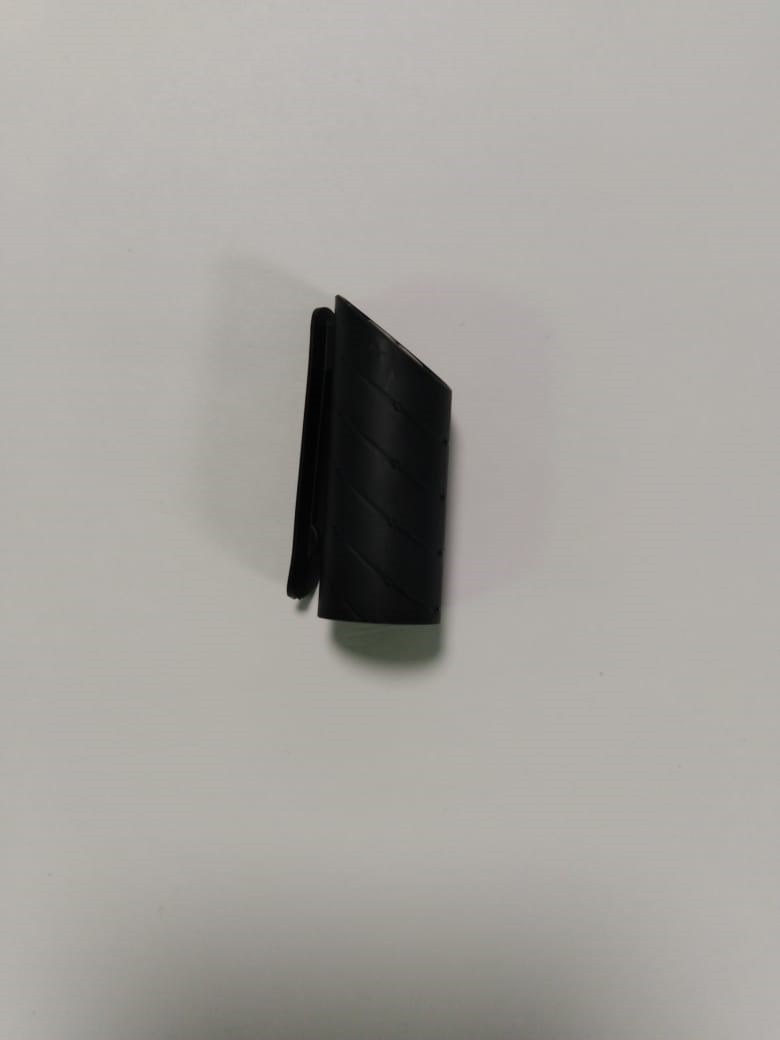
#> input picture label.jpg, 780 x 1040 px
$ python 'Доп.py'
#> lines starting #> are read from the running program, lines starting #| are printed output that depends on the picture
import cv2

def label_tracking():
    label_img = cv2.imread('label.jpg', cv2.IMREAD_GRAYSCALE)
#> label_img: shape (1040, 780); min 0, max 192, mean 163.2
    if label_img is None:
        print("Error: Unable to load the label image.")
        return

    fly_img = cv2.imread('fly64.png', cv2.IMREAD_UNCHANGED)
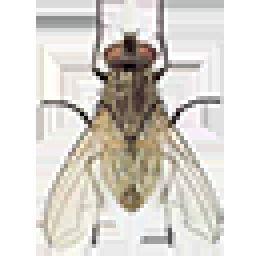
#> input picture fly64.png, 64 x 64 px (shown 4 times larger)
#> fly_img is the input picture: shape (64, 64, 4); mean B, G, R, A 207.7, 213.8, 217.6, 85.9
    if fly_img is None:
        print("Error: Unable to load the fly image.")
        return

    cap = cv2.VideoCapture(0)

    while True:
        ret, frame = cap.read()
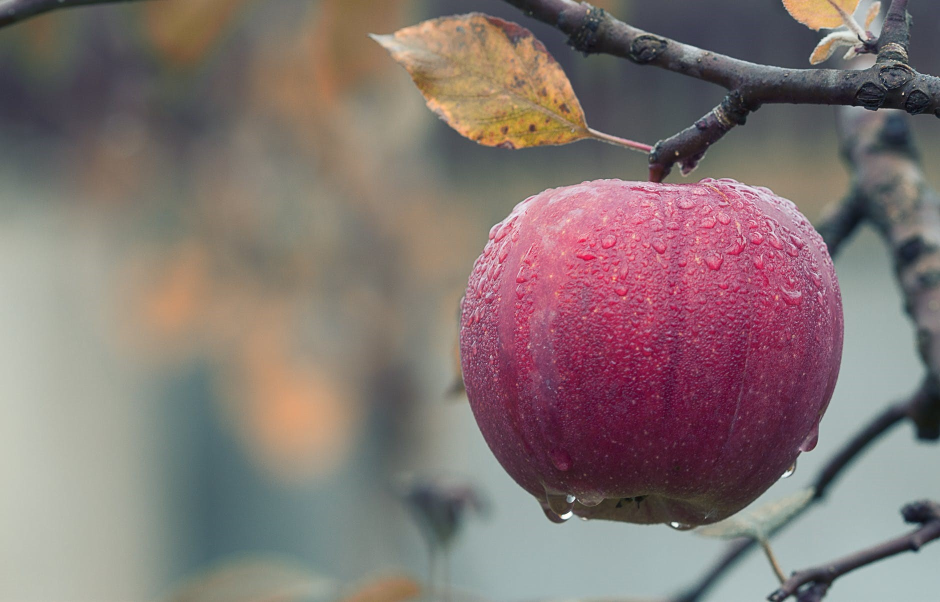
#> input picture variant-3.jpg, 1880 x 1204 px, given in place of the camera (shown at 1/2 size)
#> frame is the input picture: shape (1204, 1880, 3); mean B, G, R 115.3, 117.1, 131.6
        if not ret:
            print("Error: Unable to capture frame from the camera.")
            break

        # Converting frame to grayscale
        gray_frame = cv2.cvtColor(frame, cv2.COLOR_BGR2GRAY)
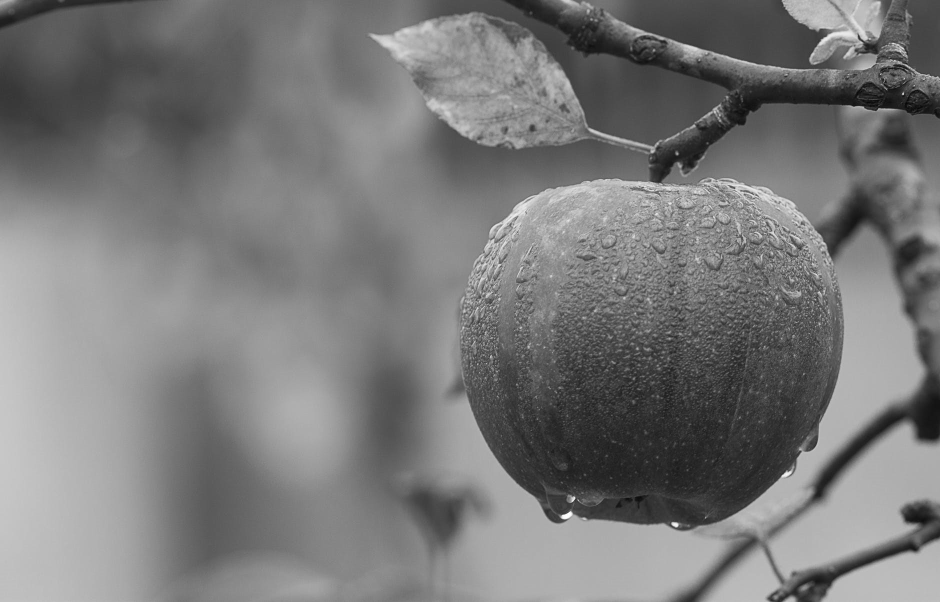
#> gray_frame: shape (1204, 1880) (shown at 1/2 size); min 1, max 255, mean 121.2

        # Matching the template (label) in the frame
        res = cv2.matchTemplate(gray_frame, label_img, cv2.TM_CCOEFF_NORMED)
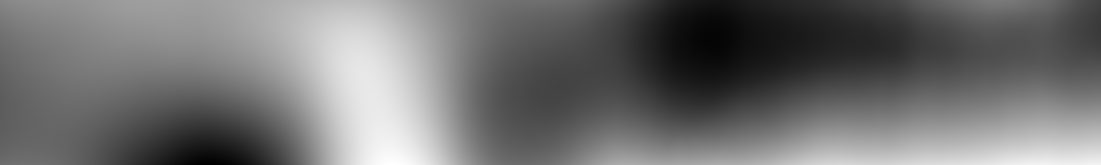
#> res: shape (165, 1101) float32; min -0.206, max 0.033, mean -0.0995; drawn with min black and max white

        # Finding the location of the best match
        _, _, _, max_loc = cv2.minMaxLoc(res)
#> max_loc = (392, 164)

        # Calculating the center of the label
        label_center_x = max_loc[0] + label_img.shape[1] // 2
#> label_center_x = 782
        label_center_y = max_loc[1] + label_img.shape[0] // 2
#> label_center_y = 684

        # Calculating the position of the fly image to align its center with the center of the label
        fly_top_left = (label_center_x - fly_img.shape[1] // 2, label_center_y - fly_img.shape[0] // 2)
#> fly_top_left = (750, 652)
        fly_bottom_right = (fly_top_left[0] + fly_img.shape[1], fly_top_left[1] + fly_img.shape[0])
#> fly_bottom_right = (814, 716)

        # Checking if the fly image is completely within the frame
        if (0 <= fly_top_left[0] < frame.shape[1] and 0 <= fly_top_left[1] < frame.shape[0] and
            0 <= fly_bottom_right[0] < frame.shape[1] and 0 <= fly_bottom_right[1] < frame.shape[0]):

            # Overlaying the fly image on the frame
            overlay_image(frame, fly_img, fly_top_left, fly_bottom_right)
#> in overlay_image, `alpha = overlay[:, :, 3] / 255.0`:
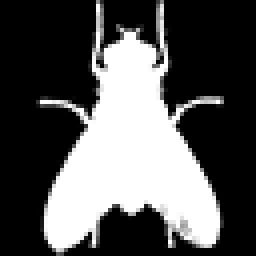
#> alpha: shape (64, 64) float64 (shown 4 times larger); min 0, max 1, mean 0.337
#> after the loop in overlay_image, `for c in range(3):`:
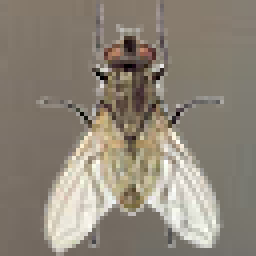
#> roi: shape (64, 64, 3) (shown 4 times larger); mean B, G, R 120.3, 133.1, 141.7

        # Draw a rectangle around the detected area
        top_left = max_loc
#> top_left = (392, 164)
        bottom_right = (top_left[0] + label_img.shape[1], top_left[1] + label_img.shape[0])
#> bottom_right = (1172, 1204)
        cv2.rectangle(frame, top_left, bottom_right, (0, 255, 0), 2)
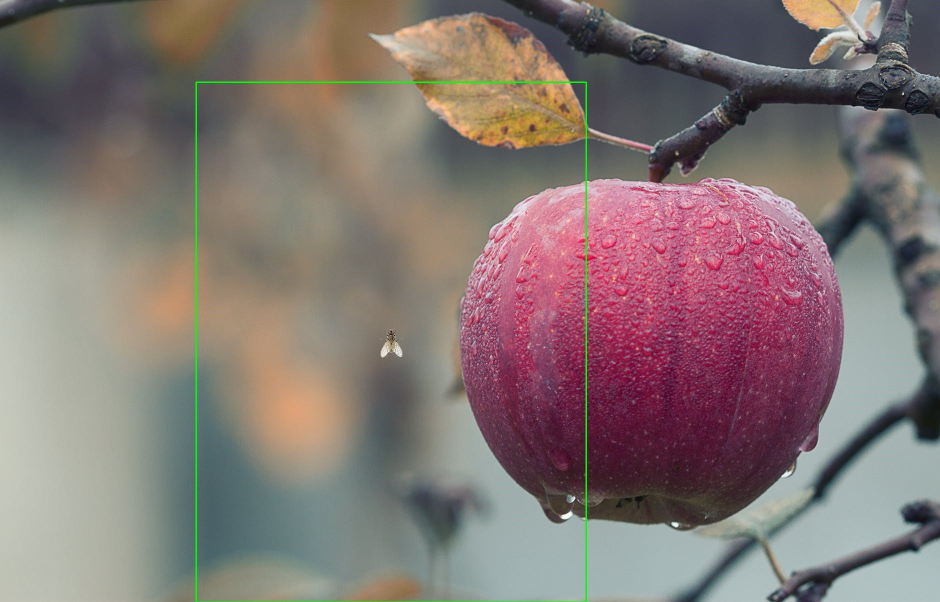
#> frame: shape (1204, 1880, 3) (shown at 1/2 size); mean B, G, R 114.9, 117.7, 131.1

        # Displaying the frame with the detected label and overlayed fly
        cv2.imshow('Frame', frame)

        # Exit if 'q' is pressed
        if cv2.waitKey(1) & 0xFF == ord('q'):
#> (key q is pressed here)
            break

    cap.release()
    cv2.destroyAllWindows()

def overlay_image(background, overlay, top_left, bottom_right):
    # Extracting the alpha channel from the overlay image
    alpha = overlay[:, :, 3] / 255.0

    # Resizing the overlay image to match the size of the region of interest
    overlay_resized = cv2.resize(overlay[:, :, :3], (bottom_right[0] - top_left[0], bottom_right[1] - top_left[1]))

    # Computing the region of interest on the background image
    roi = background[top_left[1]:bottom_right[1], top_left[0]:bottom_right[0]]

    # Overlaying the image of the fly on the frame
    for c in range(3):
        roi[:, :, c] = (1 - alpha) * roi[:, :, c] + alpha * overlay_resized[:, :, c]

if __name__ == '__main__':
    label_tracking()
